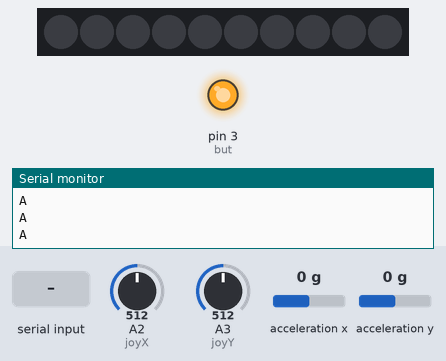
This sketch was run on a simulated Arduino Uno, built with avr-gcc and run on an emulated ATmega328P. On the bench: 10 RGB LEDs in strip order, left to right, output pins drawn as LEDs (lit = HIGH), the last lines printed to the serial monitor. Inputs (shaded band) come from the test bench; at power-on: A2 (joyX) = 512, A3 (joyY) = 512, acceleration x 0 g, acceleration y 0 g.

Above: at 1.0 s.
1.1 s: "90,45\n" received over Serial
At 2.0 s:
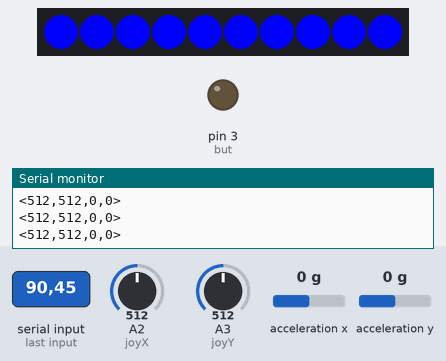
2.7 s: A2 (joyX) set to 111
4.2 s: A2 (joyX) set to 95
7.2 s: A3 (joyY) set to 108
8.7 s: A3 (joyY) set to 94
Timing chart, 0 to 11.7 s (numbered marks = the images above; inputs shaded):
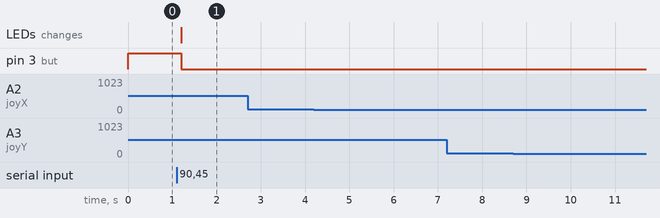

The sketch:

paddle1_arduino.ino
```cpp
//NEOPIXELS
#include <Adafruit_NeoPixel.h>
Adafruit_NeoPixel strip(10, 9);
uint32_t blue = strip.Color(0,0,255);

//JOYSTICK
#define joyX A2
#define joyY A3
#define but 3

boolean buttonState = false;
boolean prevButtonState = false;


//ACCELEROMETER

#include <Wire.h>
#include "SparkFun_MMA8452Q.h"
MMA8452Q accel;

boolean swung;
float currentValX;
float prevValX;
float currentValY;
float prevValY;

//MOTOR
int motorPin = 3;
String inMessage;
int motor;


void setup(){
  Serial.begin(9600);

  strip.begin();
  strip.clear();
  strip.show();
  strip.setBrightness(255);


  pinMode(but, INPUT);
  digitalWrite(but, HIGH);

  Wire.begin();

  if (accel.begin() == false) {
    Serial.println("Not Connected. Please check connections and read the hookup guide.");
    while (1);
  }

  pinMode(motorPin, OUTPUT);

  establishContact();
}


void loop(){
for(int i=0; i<strip.numPixels();i++){
  strip.setPixelColor(i, blue);
  strip.show();
//  Serial.println("it blue");
}

  sendData();
  receive();

  if (motor==0){
    digitalWrite(motorPin, LOW);
  } else if (motor ==1){
    digitalWrite(motorPin, HIGH); //vibrate
    delay(1000);
    digitalWrite(motorPin, LOW);
  }


}


void sendData(){
  isSwinging();

  String joyXReading = String(analogRead(joyX));
  String joyYReading = String(analogRead(joyY));
  String butReading = String(digitalRead(but));

  String printThis = "<"+joyXReading+","+joyYReading+","+butReading+","+swung+">";

  Serial.println(printThis);
}


void establishContact() {
  while (Serial.available() <= 0) {
    Serial.println("A");   // send a capital A
    delay(300);
  }
}

boolean debounce(int aButPin, boolean aPrevState) {
  //get the debouced signal
  boolean aButtonState = digitalRead(aButPin);
  if (aPrevState != aButtonState) {
    delay(50);
  }
  return aButtonState;
}

boolean isSwinging() {
  String printThis;

  if (accel.available()) {
    currentValY = (accel.getCalculatedY());
    currentValX = (accel.getCalculatedX());
  }

  if ((abs(currentValY - prevValY) >= .5) || (abs(currentValX - prevValX) >= .5)) {
    swung = true;
  } else {
    swung = false;
  }

  prevValY = currentValY;
  prevValX = currentValX;
}

void receive() {
  char startChar = '?';
  char endChar = '!';

  if (Serial.available() > 0) {
    char currentChar = Serial.read();
    if (currentChar == startChar) {
      inMessage = Serial.readStringUntil(endChar);

      //  if inMessage != null (null = "\0")
      if (inMessage != "\0") {
        //parseMessage();
        motor = inMessage.toInt();
        //Serial.println(inMessage);
      }

    }
  }
}
```

Measured:
- after the input at 1.1 s, pin 3 (but): HIGH → LOW after 0.11 s; the LEDs: change after 0.11 s (image 1)
